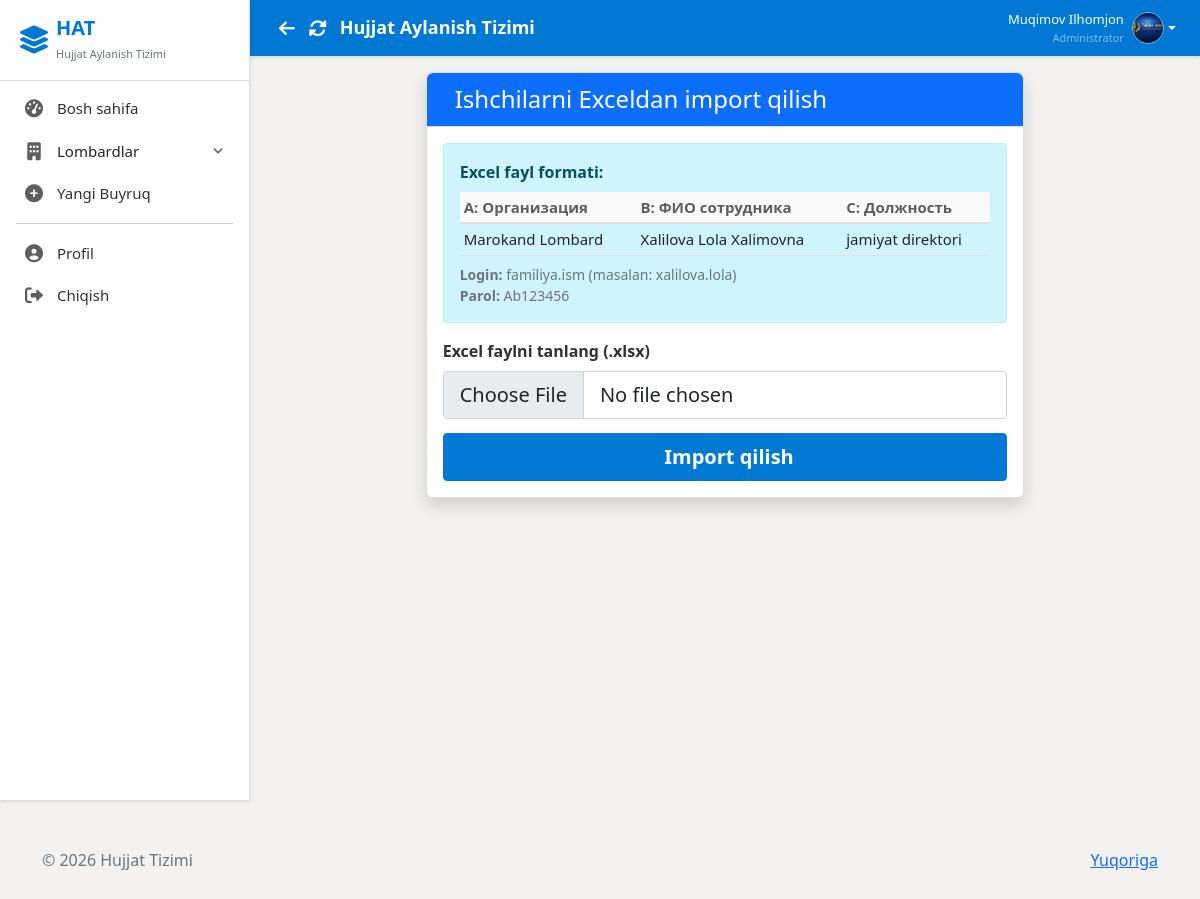
Screenshot of /import-employees/ (signed in) with the database file from the repository.
### users/models.py (models this page shows, shortened)
class CustomUser(AbstractUser):
    ROLE_CHOICES = (
        ('admin', 'Administrator'),
        ('employee', 'Ishchi'),
        ('director', 'Direktor'),
    )
    role = models.CharField(max_length=20, choices=ROLE_CHOICES, default='employee')
    branch = models.ManyToManyField(
        Branch,
        related_name='employees',
        blank=True
    )
    profile_image = models.ImageField(upload_to='profiles/', null=True, blank=True)
    signature_image = models.ImageField(upload_to='signatures/', null=True, blank=True)
    fingerprint_enabled = models.BooleanField(default=False, verbose_name='Fingerprint Authentication Enabled')
    middle_name = models.CharField(max_length=100, blank=True, verbose_name='Otasining ismi')
    position = models.CharField(max_length=200, blank=True, verbose_name='Lavozim')
    class Meta:
        verbose_name = 'User'
        verbose_name_plural = 'Users'

### users/views.py (the view, shortened to what this page needs)
# urls.py: path('import-employees/',        views.import_employees_excel, name='import_employees'),
@login_required
def import_employees_excel(request):
    if request.user.role != 'admin':
        messages.error(request, "Ruxsat yo'q")
        return redirect('dashboard')
    return render(request, 'users/import_employees.html')

### users/context_processors.py (called while the page is built)
def sidebar_branches(request):
    branches = Branch.objects.select_related('parent_branch').prefetch_related('sub_branches')
    return {
        'sidebar_branches': branches
    }

### templates/users/import_employees.html (shortened to what this page needs)
{% extends 'base.html' %}
{% block content %}
<div class="row justify-content-center">
    <div class="col-md-8">
        <div class="card shadow">
            <div class="card-header bg-primary text-white">
                <h4 class="mb-0">Ishchilarni Exceldan import qilish
                </h4>
            </div>
            <div class="card-body">
                <div class="alert alert-info">
                    <strong>Excel fayl formati:</strong>
                    <table class="table table-sm mt-2 mb-0">
                        <thead>
                            <tr>
                                <th>A: Организация</th>
                                <th>B: ФИО сотрудника</th>
                                <th>C: Должность</th>
                            </tr>
                        </thead>
                        <tbody>
                            <tr>
                                <td>Marokand Lombard</td>
                                <td>Xalilova Lola Xalimovna</td>
                                <td>jamiyat direktori</td>
                            </tr>
                        </tbody>
                    </table>
                    <small class="text-muted mt-2 d-block">
                        <strong>Login:</strong> familiya.ism (masalan: xalilova.lola)<br>
                        <strong>Parol:</strong> Ab123456
                    </small>
                </div>
                <form method="POST" enctype="multipart/form-data">
                    <div class="mb-4">
                        <label for="excel_file" class="form-label fw-bold">Excel faylni tanlang (.xlsx)</label>
                        <input type="file" class="form-control form-control-lg" id="excel_file" name="excel_file"
                            accept=".xlsx,.xls" required>
                    </div>
                    <button type="submit" class="btn btn-primary btn-lg w-100">
                        Import qilish
                    </button>
                </form>
            </div>
        </div>
    </div>
</div>
{% endblock %}

### templates/layouts/header.html (shortened to what this page needs)
<div class="header">
  <div class="d-flex align-items-center">
    <button onclick="history.back()" class="btn btn-link text-white p-1 me-1" title="Orqaga" style="font-size:18px; text-decoration:none;">
      <i class="fas fa-arrow-left"></i>
    </button>
    <button onclick="location.reload()" class="btn btn-link text-white p-1 me-2" title="Yangilash" style="font-size:18px; text-decoration:none;">
      <i class="fas fa-sync-alt"></i>
    </button>
    <h4>{% block header_title %}Hujjat Aylanish Tizimi{% endblock %}</h4>
  </div>
  {% if user.is_authenticated %}
  <div class="user-info">
    <div class="dropdown">
      <a href="#" class="d-flex align-items-center text-decoration-none dropdown-toggle text-white"
        data-bs-toggle="dropdown">
        <div class="text-end me-2 d-none d-md-block">
          <div class="fw-semibold" style="font-size: 13px;">{{ user.get_full_name }}</div>
          <div class="text-white-50" style="font-size: 11px;">{{ user.get_role_display }}</div>
        </div>
        {% if user.profile_image %}
        <img src="{{ user.profile_image.url }}" alt="Profile" class="user-avatar">
        {% else %}
        <div class="user-avatar bg-white text-primary d-flex align-items-center justify-content-center fw-bold">
          {{ user.first_name|first }}{{ user.last_name|first }}
        </div>
        {% endif %}
      </a>
    </div>
  </div>
  {% endif %}
</div>

### templates/base.html (style rules this page uses)
:root { --primary-color: #0078D4; --primary-hover: #005A9E; --primary-light: #C7E0F4; --secondary-color: #605E5C; --success-color: #107C41; --warning-color: #D83B01; --danger-color: #A4262C; --bg-body: #F3F2F1; --bg-surface: #FFFFFF; --text-primary: #323130; --text-secondary: #605E5C; --sidebar-bg: #FFFFFF; --sidebar-border: #E1DFDD; --sidebar-width: 250px; --header-height: 56px; --radius-md: 4px; --radius-lg: 6px; --shadow-sm: 0 1.6px 3.6px 0 rgba(0, 0, 0, 0.13), 0 0.3px 0.9px 0 rgba(0, 0, 0, 0.11); --shadow-md: 0 3.2px 7.2px 0 rgba(0, 0, 0, 0.13), 0 0.6px 1.8px 0 rgba(0, 0, 0, 0.11); }
* { margin: 0; padding: 0; box-sizing: border-box; }
body { font-family: 'Segoe UI', -apple-system, BlinkMacSystemFont, Roboto, 'Helvetica Neue', sans-serif; background-color: var(--bg-body); color: var(--text-primary); font-size: 16px; overflow: hidden; height: 100vh; }
.form-control, .btn { border-radius: var(--radius-md); font-family: inherit; }
.btn { font-weight: 600; box-shadow: none; transition: background-color 0.1s ease, color 0.1s ease; }
.btn-primary { background-color: var(--primary-color); border-color: var(--primary-color); }
.header { background: var(--primary-color); color: white; padding: 0 24px; height: var(--header-height); min-height: var(--header-height); display: flex; justify-content: space-between; align-items: center; box-shadow: var(--shadow-sm); margin-bottom: 0; flex-shrink: 0; }
.header h4 { font-size: 18px; font-weight: 600; margin: 0; }
.user-info { display: flex; align-items: center; gap: 15px; }
.user-avatar { width: 32px; height: 32px; border-radius: 50%; object-fit: cover; border: 1px solid rgba(255, 255, 255, 0.5); }
.card { border: 1px solid var(--sidebar-border); border-radius: var(--radius-lg); box-shadow: var(--shadow-sm); margin-bottom: 12px; background: var(--bg-surface); transition: box-shadow 0.2s; }
.card-header { background: var(--bg-surface); border-bottom: 1px solid var(--sidebar-border); font-weight: 600; padding: 12px 20px; border-radius: var(--radius-lg) var(--radius-lg) 0 0 !important; color: var(--primary-color); font-size: 17px; }
.table { font-size: 15px; vertical-align: middle; }
.table thead th { border-bottom: 2px solid var(--sidebar-border); color: var(--text-secondary); font-weight: 600; background: #FAFAFA; }
.mb-4 { margin-bottom: 14px !important; }

### rows the page displays
CustomUser: get_full_name "Muqimov Ilhomjon", role "Administrator", profile_image (picture)
